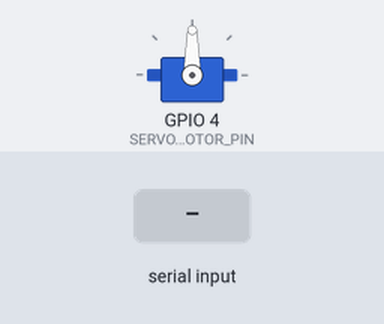
Bench run of a program on a simulated Raspberry Pi (BCM pin numbers). Parts: servo. The test bench sets the inputs (shaded band). Servo angles are drawn from the pulse width (0.5 ms = 0°, 2.5 ms = 180°); what the program prints to the terminal is not drawn.

Above: at 1.2 s.
1.3 s: "2" typed at the terminal, then Enter
At 2.1 s:
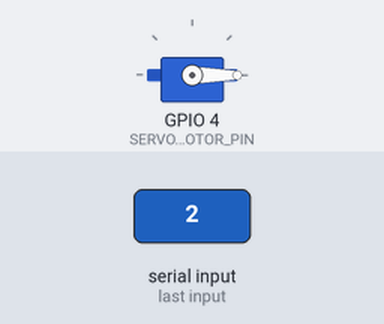
2.8 s: "3" typed at the terminal, then Enter
At 3.2 s:
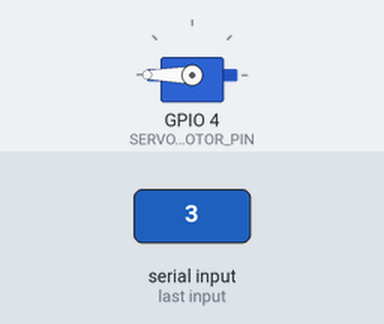
4.3 s: "1" typed at the terminal, then Enter
At 5.6 s:
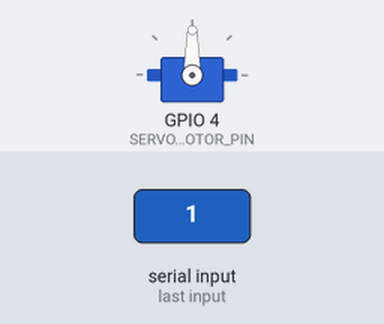
Timing chart, 0 to 7.3 s (numbered marks = the images above; inputs shaded):
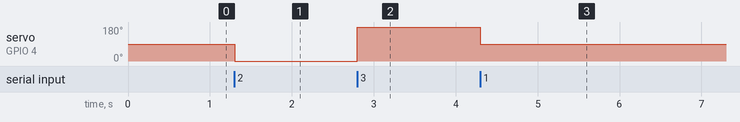

Measured:
- after the input at 1.3 s, servo on GPIO 4 (SERVO_MOTOR_PIN): 90° → 0° at once
- after the input at 2.8 s, servo on GPIO 4 (SERVO_MOTOR_PIN): 0° → 180° at once
- after the input at 4.3 s, servo on GPIO 4 (SERVO_MOTOR_PIN): 180° → 90° at once

The program:

servo_motor.py
```python
import RPi.GPIO as GPIO

SERVO_MOTOR_PIN = 4
GPIO.setmode(GPIO.BCM)
GPIO.setup(SERVO_MOTOR_PIN, GPIO.OUT)

# 서보모터 제어에 필요한 주파수 : 50Hz (20ms)
pwm = GPIO.PWM(SERVO_MOTOR_PIN, 50)
pwm.start(7.5) # 7.5 (0도)  1 period(20ms)
# Duty Cycle 계산 : 1~2ms from datasheet, Max : +-0.5ms
# 1) -90도 : 1ms -> 1Period 당 1ms + (-0.5ms) -> 0.5ms/20ms -> 2.5%
# 2) 0도 : 1.5ms -> 1Period 당 1.5ms -> 1.5ms/20ms -> 7.5%
# 3) +90도 : 1ms -> 1Period 당 2ms + (0.5ms) -> 2.5ms/20ms -> 12.5%

# 1: 0도, 2: -90도, 3: 90도, 9:exit
try:
    while True:
        val = input('1: 0도, 2: -90도, 3: 90도, 9:exit >')
        if val == '1':
            pwm.ChangeDutyCycle(7.5)
        elif val == '2':
            #pwm.ChangeDutyCycle(5)   # -45도
            pwm.ChangeDutyCycle(2.5)  # -90도
        elif val == '3':
            #pwm.ChangeDutyCycle(10)   #45도
            pwm.ChangeDutyCycle(12.5)  #90도
        elif val == '9':
            break
finally:
    pwm.stop()
    GPIO.cleanup()
```
